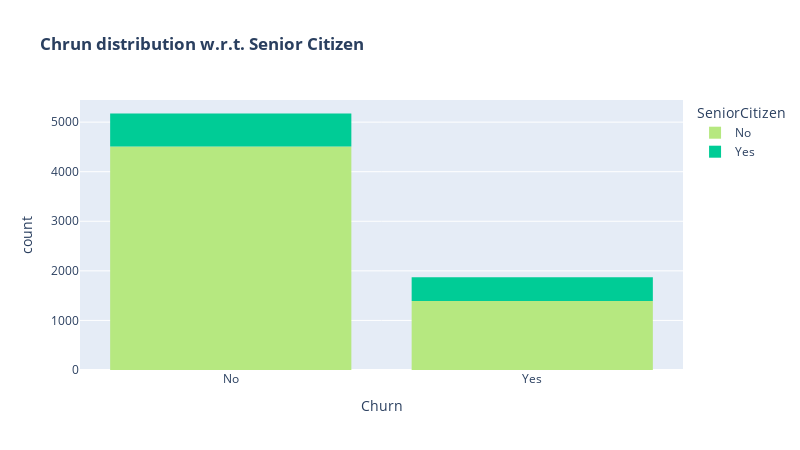

Notebook source saved alongside this figure:
### Code cell
color_map = {"Yes": '#00CC96', "No": '#B6E880'}
fig = px.histogram(df, x="Churn", color="SeniorCitizen", title="<b>Chrun distribution w.r.t. Senior Citizen</b>", color_discrete_map=color_map)
fig.update_layout(width=800, height=450, bargap=0.2)
fig.show()

### Figure 1 — Plotly figure (JSON) as saved in the notebook; plotly's stock layout.template omitted (floating-point values rounded to 4 significant figures; data arrays with more than 128 entries replaced by an {"elided": "..."} marker saying what was removed)
{"data": [{"alignmentgroup": "True", "bingroup": "x", "hovertemplate": "SeniorCitizen=No<br>Churn=%{x}<br>count=%{y}<extra></extra>", "legendgroup": "No", "marker": {"color": "#B6E880", "pattern": {"shape": ""}}, "name": "No", "offsetgroup": "No", "orientation": "v", "showlegend": true, "type": "histogram", "x": {"elided": "5901 str values"}, "xaxis": "x", "yaxis": "y"}, {"alignmentgroup": "True", "bingroup": "x", "hovertemplate": "SeniorCitizen=Yes<br>Churn=%{x}<br>count=%{y}<extra></extra>", "legendgroup": "Yes", "marker": {"color": "#00CC96", "pattern": {"shape": ""}}, "name": "Yes", "offsetgroup": "Yes", "orientation": "v", "showlegend": true, "type": "histogram", "x": {"elided": "1142 str values"}, "xaxis": "x", "yaxis": "y"}], "layout": {"bargap": 0.2, "barmode": "relative", "height": 450, "legend": {"title": {"text": "SeniorCitizen"}, "tracegroupgap": 0}, "title": {"text": "<b>Chrun distribution w.r.t. Senior Citizen</b>"}, "width": 800, "xaxis": {"anchor": "y", "domain": [0, 1], "title": {"text": "Churn"}}, "yaxis": {"anchor": "x", "domain": [0, 1], "title": {"text": "count"}}}}
